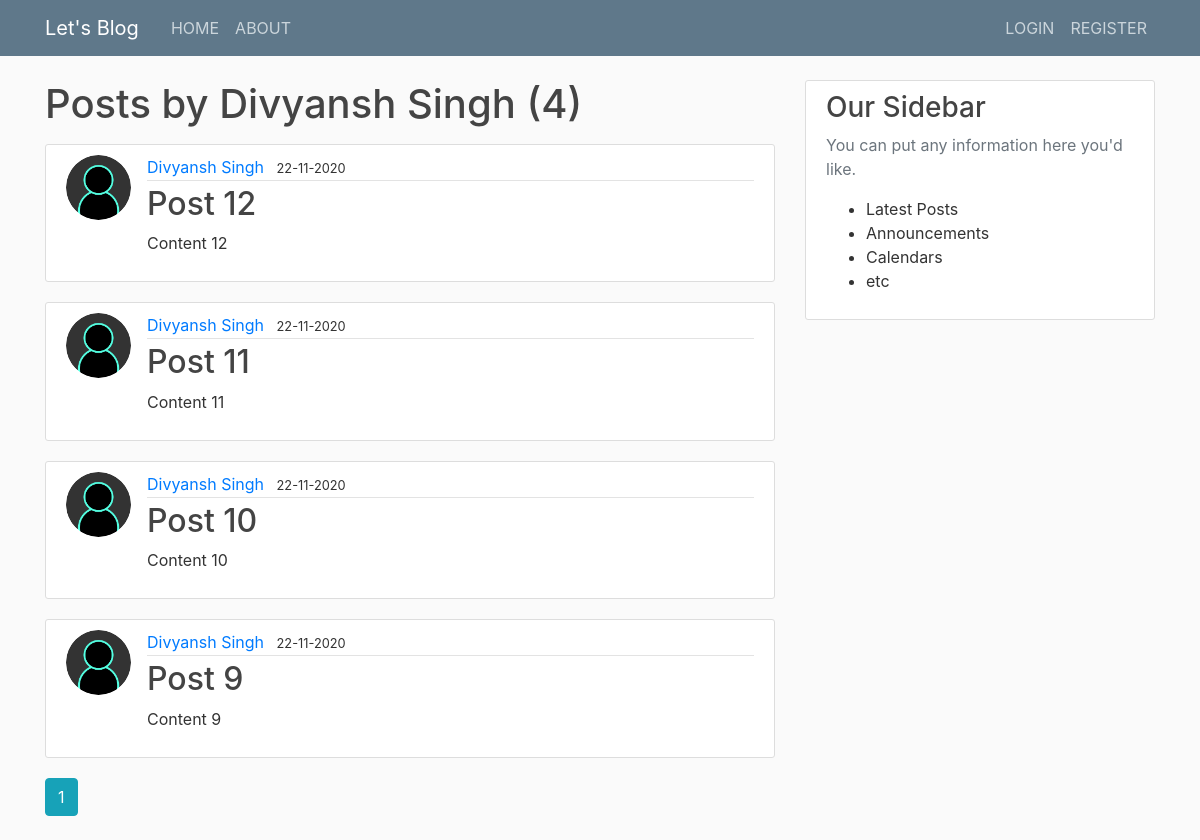
Screenshot of /user/Divyansh Singh with the database file from the repository.
### flaskblog/models.py (models this page shows, shortened)
class User(db.Model, UserMixin):
    id = db.Column(db.Integer, primary_key=True)
    username = db.Column(db.String(10), unique=True, nullable=False)
    email = db.Column(db.String(120), unique=True, nullable=False)
    image_file = db.Column(db.String(20), nullable=False, default='default.jpg')
    password = db.Column(db.String(60), nullable=False)
    posts = db.relationship('Post', backref='author', lazy=True)

class Post(db.Model):
    id = db.Column(db.Integer, primary_key=True)
    title = db.Column(db.String(100), nullable=False)
    date_posted = db.Column(db.DateTime, nullable=False, default=datetime.utcnow)
    content = db.Column(db.Text, nullable=False)
    user_id = db.Column(db.Integer, db.ForeignKey('user.id'), nullable=False)

### flaskblog/users/routes.py (the view)
@users.route("/user/<string:username>")
def user_posts(username):
    page = request.args.get('page', 1, type=int)
    user = User.query.filter_by(username=username).first_or_404()
    posts = Post.query.filter_by(author=user).order_by(Post.date_posted.desc()).paginate(page=page, per_page=5)
    return render_template('user_posts.html',posts=posts, user=user)

### flaskblog/templates/user_posts.html
{% extends "layout.html" %} {% block content %}
<h1 class="mb-3">Posts by {{user.username}} ({{posts.total}})</h1>
{% for post in posts.items %}
<article class="media content-section">
  <img
    class="rounded-circle article-img"
    src="{{url_for('static',filename='profile_pics/'+post.author.image_file)}}"
  />
  <div class="media-body">
    <div class="article-metadata">
      <a
        href="{{ url_for('users.user_posts', username=post.author.username) }}"
        class="mr-2"
        >{{post.author.username}}</a
      >
      <small class="test-muted"
        >{{post.date_posted.strftime('%d-%m-%Y')}}</small
      >
    </div>
    <h2>
      <a
        href="{{ url_for('posts.post', post_id=post.id) }}"
        class="article-title"
        >{{post.title}}</a
      >
    </h2>
    <p class="article-content">{{post.content}}</p>
  </div>
</article>
{% endfor %} {% for page_num in posts.iter_pages(left_edge=1, right_edge=1,
left_current=1, right_current=2) %} {% if page_num %} {% if posts.page ==
page_num %}
<a
  class="btn btn-info mb-4"
  href="{{ url_for('users.user_posts', username=user.username, page=page_num) }}"
  >{{ page_num }}</a
>
{% else %}
<a
  class="btn btn-outline-info mb-4"
  href="{{ url_for('users.user_posts', username=user.username, page=page_num) }}"
  >{{ page_num }}</a
>
{% endif %} {% else %} ... {% endif %} {% endfor %} {% endblock content %}

### flaskblog/static/main.css (style rules this page uses)
body { background: #fafafa; color: #333333; margin-top: 5rem; }
h1, h2, h3, h4, h5, h6 { color: #444444; }
.content-section { background: #ffffff; padding: 10px 20px; border: 1px solid #dddddd; border-radius: 3px; margin-bottom: 20px; }
.article-title { color: #444444; }
.article-content { white-space: pre-line; }
.article-img { height: 65px; width: 65px; margin-right: 16px; }
.article-metadata { padding-bottom: 1px; margin-bottom: 4px; border-bottom: 1px solid #e3e3e3; }

### rows the page displays
User: username "Divyansh Singh"
Post: image_file (placeholder picture), author.username "Divyansh Singh", date_posted "22-11-2020", title "Post 12", content "Content 12"
Post: image_file (placeholder picture), author.username "Divyansh Singh", date_posted "22-11-2020", title "Post 11", content "Content 11"
Post: image_file (placeholder picture), author.username "Divyansh Singh", date_posted "22-11-2020", title "Post 10", content "Content 10"
Post: image_file (placeholder picture), author.username "Divyansh Singh", date_posted "22-11-2020", title "Post 9", content "Content 9"

### other values shown
{{ posts.total }} "4"
{{ page_num }} "1"
